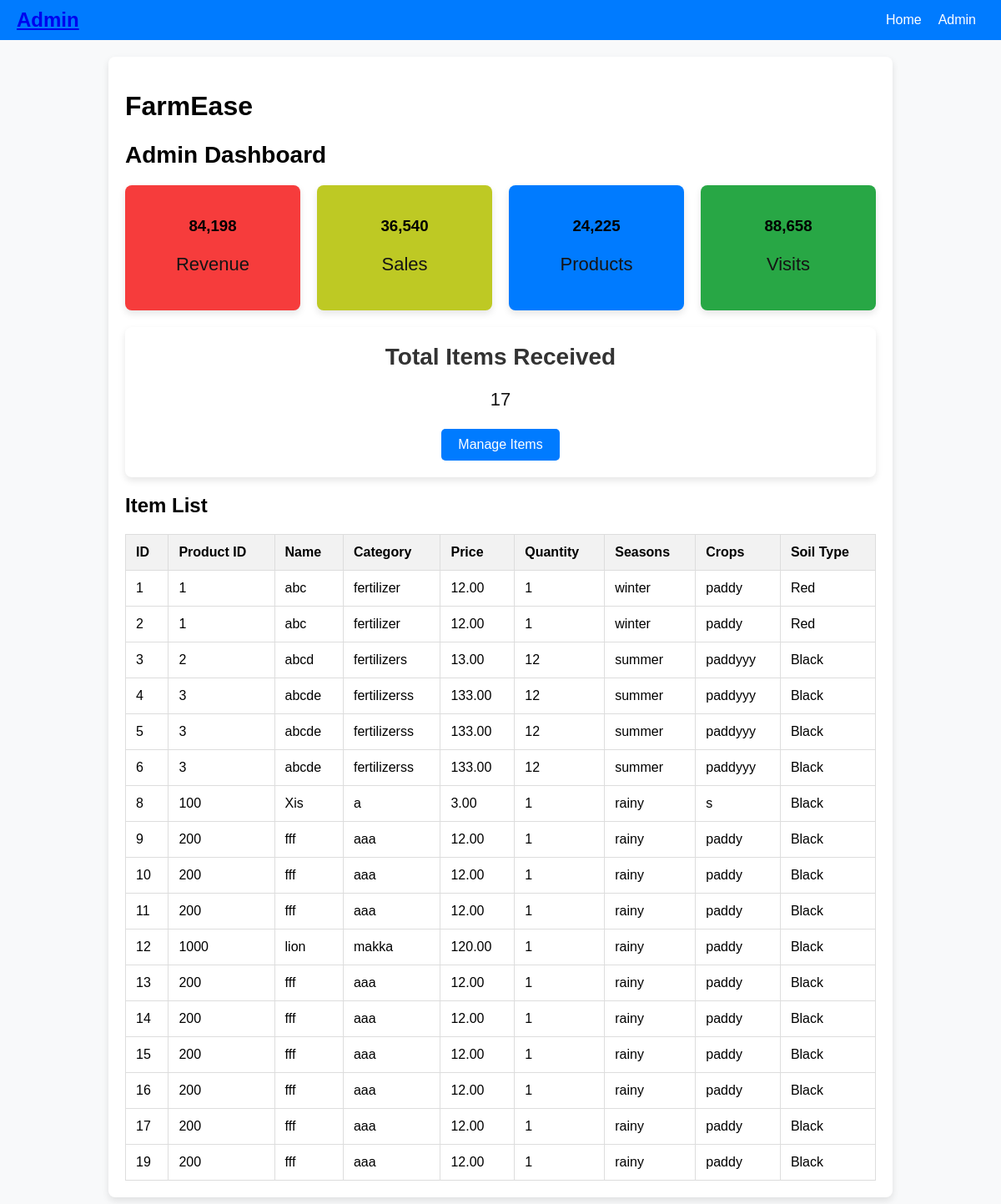
The page /admin-dash on the database its author committed.
### items/models.py (models this page shows, shortened)
class Item(models.Model):
    product_id = models.CharField(max_length=20)
    product_name = models.CharField(max_length=100)
    category = models.CharField(max_length=50)
    price = models.DecimalField(max_digits=10, decimal_places=2)
    quantity = models.PositiveIntegerField()
    seasons = models.CharField(max_length=20)
    crops = models.CharField(max_length=100)
    soil_type = models.CharField(max_length=20)
    photo = models.ImageField(upload_to='item_photos/', blank=True, null=True)
    description = models.TextField(blank=True)

### items/views.py (the view)
# urls.py: path('admin-dash', admin_dashboard, name='admin_dashboard'),
def admin_dashboard(request):
    items = Item.objects.all()  # Fetch all items
    total_items = items.count()  # Count items
    print("Total Items:", total_items)  # Debugging output
    return render(request, 'admin/admin_dashboard.html', {'items': items, 'total_items': total_items})

### templates/admin/admin_dashboard.html (shortened to what this page needs)
<!DOCTYPE html>
<html lang="en">
<head>
</head>
<body>
    <div class="navbar">
        <div class="navbar-brand">
            <a href="#">Admin</a>
        </div>
        <div class="navbar-links">
            <a href="{% url 'index' %}">Home</a>
            <a href="{% url 'admin:index' %}">Admin</a>
        </div>
    </div>
    <div class="container">
        <h1>FarmEase</h1>
        <section class="dashboard-content">
            <h1>Admin Dashboard</h1>
            <div class="stats-cards">
                <div class="card red">
                    <h3>84,198</h3>
                    <p>Revenue</p>
                </div>
                <div class="card orange">
                    <h3>36,540</h3>
                    <p>Sales</p>
                </div>
                <div class="card blue">
                    <h3>24,225</h3>
                    <p>Products</p>
                </div>
                <div class="card green">
                    <h3>88,658</h3>
                    <p>Visits</p>
                </div>
            </div>
        <div class="card">
            <h2>Total Items Received</h2>
            <p>{{ total_items }}</p>
            <a href="{% url 'admin:index' %}items/item/" class="btn">Manage Items</a>
        </div>
        <h2>Item List</h2>
        <table>
            <thead>
                <tr>
                    <th>ID</th>
                    <th>Product ID</th>
                    <th>Name</th>
                    <th>Category</th>
                    <th>Price</th>
                    <th>Quantity</th>
                    <th>Seasons</th>
                    <th>Crops</th>
                    <th>Soil Type</th>
                </tr>
            </thead>
            <tbody>
                {% for item in items %}
                <tr>
                    <td>{{ item.id }}</td>
                    <td>{{ item.product_id }}</td>
                    <td>{{ item.product_name }}</td>
                    <td>{{ item.category }}</td>
                    <td>{{ item.price }}</td>
                    <td>{{ item.quantity }}</td>
                    <td>{{ item.seasons }}</td>
                    <td>{{ item.crops }}</td>
                    <td>{{ item.soil_type }}</td>
                </tr>
                {% endfor %}
            </tbody>
        </table>
    </div>
</body>
</html>

### templates/admin/admin_dashboard.html (style rules this page uses)
body { font-family: Arial, sans-serif; margin: 0; background-color: #f8f9fa; }
.navbar { background-color: #007bff; padding: 10px 20px; color: white; display: flex; justify-content: space-between; align-items: center; }
.navbar .navbar-brand { font-size: 24px; font-weight: bold; }
.navbar .navbar-links { display: flex; align-items: center; }
.navbar .navbar-links a { color: white; text-decoration: none; margin: 0 10px; font-size: 16px; }
.container { max-width: 900px; margin: 20px auto; padding: 20px; background: #ffffff; border-radius: 8px; box-shadow: 0 4px 8px rgba(0, 0, 0, 0.1); }
.card { background: #ffffff; border-radius: 8px; box-shadow: 0 4px 8px rgba(0, 0, 0, 0.1); padding: 20px; text-align: center; margin-bottom: 20px; ; }
.card h2 { margin: 0; font-size: 28px; color: #333; }
.card p { font-size: 22px; color: #151414; }
.btn { display: inline-block; padding: 10px 20px; background-color: #007bff; color: #ffffff; text-decoration: none; border-radius: 5px; font-size: 16px; }
table { width: 100%; border-collapse: collapse; margin-top: 20px; }
table, th, td { border: 1px solid #ddd; }
th, td { padding: 12px; text-align: left; }
th { background-color: #f2f2f2; }
.dashboard-content { margin-top: 20px; }
.dashboard-content h1 { font-size: 28px; margin-bottom: 20px; }
.stats-cards { display: flex; justify-content: space-between; gap: 20px; }
.stats-cards .card { flex: 1; }
.card.orange { background-color: #bec924; }
.card.red { background-color: #f63c3c; }
.card.blue { background-color: #007bff; }
.card.green { background-color: #28a745; }

### rows shown on the page
Item: id "1", product_id "1", product_name "abc", category "fertilizer", price "12.00", quantity "1", seasons "winter", crops "paddy", soil_type "Red"
Item: id "2", product_id "1", product_name "abc", category "fertilizer", price "12.00", quantity "1", seasons "winter", crops "paddy", soil_type "Red"
Item: id "3", product_id "2", product_name "abcd", category "fertilizers", price "13.00", quantity "12", seasons "summer", crops "paddyyy", soil_type "Black"
Item: id "4", product_id "3", product_name "abcde", category "fertilizerss", price "133.00", quantity "12", seasons "summer", crops "paddyyy", soil_type "Black"
Item: id "5", product_id "3", product_name "abcde", category "fertilizerss", price "133.00", quantity "12", seasons "summer", crops "paddyyy", soil_type "Black"
Item: id "6", product_id "3", product_name "abcde", category "fertilizerss", price "133.00", quantity "12", seasons "summer", crops "paddyyy", soil_type "Black"
Item: id "8", product_id "100", product_name "Xis", category "a", price "3.00", quantity "1", seasons "rainy", crops "s", soil_type "Black"
Item: id "9", product_id "200", product_name "fff", category "aaa", price "12.00", quantity "1", seasons "rainy", crops "paddy", soil_type "Black"
Item: id "10", product_id "200", product_name "fff", category "aaa", price "12.00", quantity "1", seasons "rainy", crops "paddy", soil_type "Black"
Item: id "11", product_id "200", product_name "fff", category "aaa", price "12.00", quantity "1", seasons "rainy", crops "paddy", soil_type "Black"
Item: id "12", product_id "1000", product_name "lion", category "makka", price "120.00", quantity "1", seasons "rainy", crops "paddy", soil_type "Black"
Item: id "13", product_id "200", product_name "fff", category "aaa", price "12.00", quantity "1", seasons "rainy", crops "paddy", soil_type "Black"
Item: id "14", product_id "200", product_name "fff", category "aaa", price "12.00", quantity "1", seasons "rainy", crops "paddy", soil_type "Black"
Item: id "15", product_id "200", product_name "fff", category "aaa", price "12.00", quantity "1", seasons "rainy", crops "paddy", soil_type "Black"
Item: id "16", product_id "200", product_name "fff", category "aaa", price "12.00", quantity "1", seasons "rainy", crops "paddy", soil_type "Black"
Item: id "17", product_id "200", product_name "fff", category "aaa", price "12.00", quantity "1", seasons "rainy", crops "paddy", soil_type "Black"
Item: id "19", product_id "200", product_name "fff", category "aaa", price "12.00", quantity "1", seasons "rainy", crops "paddy", soil_type "Black"

### other values the page prints
{{ total_items }} "17"
